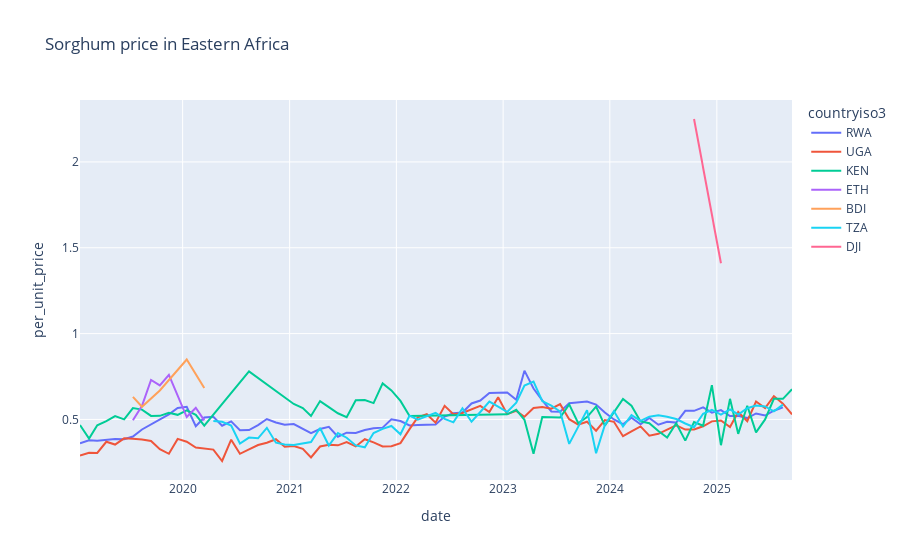

Notebook code for this chart:
### Code cell
#1. OVerall inflation?
import matplotlib.pyplot as plt
import seaborn as sns
import plotly
import plotly.express as px
# Calculate overall inflation for each country
df.groupby(['countryiso3','market_id','commodity'])['date'].count()

# Create a copy to avoid SettingWithCopyWarning
sorgum_price = df[df['commodity']=='Sorghum'].copy()

# Extract numeric part from unit (e.g., "90 KG" -> 90, "KG" -> 1)
sorgum_price['unit_denomination'] = sorgum_price['unit'].str.extract(r'(\d+)')[0]
sorgum_price['unit_denomination'] = pd.to_numeric(sorgum_price['unit_denomination'], errors='coerce').fillna(1).astype(int)

# Calculate per unit price
sorgum_price['per_unit_price'] = sorgum_price['usdprice'] / sorgum_price['unit_denomination']


plotly.express.line(sorgum_price.groupby(['countryiso3','date'])['per_unit_price'].mean().reset_index().sort_values(by='date'), x='date', y='per_unit_price', color='countryiso3', title='Sorghum price in Eastern Africa')
# overall_inflation = df.groupby(['countryiso3', 'date'])['usdprice'].mean().reset_index()
# # sns.lineplot(data=overall_inflation, x='date', y='usdprice', hue='countryiso3')
# # plt.show()

# plotly.express.line(overall_inflation, x='date', y='usdprice', color='countryiso3')

### Figure 1 — Plotly figure (JSON) as saved in the notebook; plotly's stock layout.template omitted (floating-point values rounded to 4 significant figures)
{"data": [{"hovertemplate": "countryiso3=RWA<br>date=%{x}<br>per_unit_price=%{y}<extra></extra>", "legendgroup": "RWA", "line": {"color": "#636efa", "dash": "solid"}, "marker": {"symbol": "circle"}, "mode": "lines", "name": "RWA", "orientation": "v", "showlegend": true, "type": "scatter", "x": ["2019-01-15", "2019-02-15", "2019-03-15", "2019-04-15", "2019-05-15", "2019-06-15", "2019-07-15", "2019-08-15", "2019-09-15", "2019-10-15", "2019-11-15", "2019-12-15", "2020-01-15", "2020-02-15", "2020-03-15", "2020-04-15", "2020-05-15", "2020-06-15", "2020-07-15", "2020-08-15", "2020-09-15", "2020-10-15", "2020-11-15", "2020-12-15", "2021-01-15", "2021-03-15", "2021-04-15", "2021-05-15", "2021-06-15", "2021-07-15", "2021-08-15", "2021-09-15", "2021-10-15", "2021-11-15", "2021-12-15", "2022-01-15", "2022-02-15", "2022-03-15", "2022-05-15", "2022-06-15", "2022-07-15", "2022-08-15", "2022-09-15", "2022-10-15", "2022-11-15", "2023-01-15", "2023-02-15", "2023-03-15", "2023-04-15", "2023-05-15", "2023-06-15", "2023-07-15", "2023-08-15", "2023-10-15", "2023-11-15", "2023-12-15", "2024-01-15", "2024-02-15", "2024-03-15", "2024-04-15", "2024-05-15", "2024-06-15", "2024-07-15", "2024-08-15", "2024-09-15", "2024-10-15", "2024-11-15", "2024-12-15", "2025-01-15", "2025-02-15", "2025-03-15", "2025-04-15", "2025-05-15", "2025-06-15", "2025-07-15", "2025-08-15"], "xaxis": "x", "y": [0.3617, 0.3787, 0.3764, 0.383, 0.3862, 0.385, 0.4006, 0.4415, 0.47, 0.4986, 0.53, 0.5669, 0.5733, 0.4607, 0.5111, 0.5158, 0.4633, 0.489, 0.437, 0.4385, 0.467, 0.5025, 0.482, 0.469, 0.473, 0.4208, 0.4444, 0.4575, 0.3992, 0.4229, 0.4209, 0.4382, 0.4487, 0.4522, 0.5008, 0.4911, 0.465, 0.4679, 0.4709, 0.517, 0.5357, 0.54, 0.593, 0.61, 0.6538, 0.6567, 0.615, 0.7842, 0.68, 0.6107, 0.5469, 0.5445, 0.595, 0.6038, 0.5869, 0.54, 0.5, 0.4723, 0.51, 0.4715, 0.5092, 0.4693, 0.4864, 0.4815, 0.55, 0.55, 0.57, 0.5392, 0.5544, 0.52, 0.5217, 0.508, 0.535, 0.5227, 0.5509, 0.57], "yaxis": "y"}, {"hovertemplate": "countryiso3=UGA<br>date=%{x}<br>per_unit_price=%{y}<extra></extra>", "legendgroup": "UGA", "line": {"color": "#EF553B", "dash": "solid"}, "marker": {"symbol": "circle"}, "mode": "lines", "name": "UGA", "orientation": "v", "showlegend": true, "type": "scatter", "x": ["2019-01-15", "2019-02-15", "2019-03-15", "2019-04-15", "2019-05-15", "2019-06-15", "2019-07-15", "2019-08-15", "2019-09-15", "2019-10-15", "2019-11-15", "2019-12-15", "2020-01-15", "2020-02-15", "2020-04-15", "2020-05-15", "2020-06-15", "2020-07-15", "2020-08-15", "2020-09-15", "2020-10-15", "2020-11-15", "2020-12-15", "2021-01-15", "2021-02-15", "2021-03-15", "2021-04-15", "2021-05-15", "2021-06-15", "2021-07-15", "2021-08-15", "2021-09-15", "2021-10-15", "2021-11-15", "2021-12-15", "2022-01-15", "2022-02-15", "2022-03-15", "2022-04-15", "2022-05-15", "2022-06-15", "2022-07-15", "2022-08-15", "2022-09-15", "2022-10-15", "2022-11-15", "2022-12-15", "2023-01-15", "2023-02-15", "2023-03-15", "2023-04-15", "2023-05-15", "2023-06-15", "2023-07-15", "2023-08-15", "2023-09-15", "2023-10-15", "2023-11-15", "2023-12-15", "2024-01-15", "2024-02-15", "2024-03-15", "2024-04-15", "2024-05-15", "2024-06-15", "2024-07-15", "2024-08-15", "2024-09-15", "2024-10-15", "2024-11-15", "2024-12-15", "2025-01-15", "2025-02-15", "2025-03-15", "2025-04-15", "2025-05-15", "2025-06-15", "2025-07-15", "2025-08-15", "2025-09-15"], "xaxis": "x", "y": [0.29, 0.3063, 0.305, 0.37, 0.3538, 0.39, 0.3875, 0.3837, 0.375, 0.327, 0.3, 0.3867, 0.37, 0.3367, 0.3244, 0.258, 0.382, 0.3, 0.3257, 0.3513, 0.3643, 0.385, 0.3409, 0.3453, 0.3286, 0.2791, 0.3425, 0.3524, 0.3492, 0.3686, 0.3429, 0.385, 0.3662, 0.3423, 0.3444, 0.3621, 0.4438, 0.5118, 0.5305, 0.4809, 0.5792, 0.5305, 0.5379, 0.5588, 0.5787, 0.5432, 0.6288, 0.5311, 0.5496, 0.5155, 0.5665, 0.5723, 0.5624, 0.5892, 0.5017, 0.47, 0.4869, 0.4345, 0.4967, 0.4862, 0.4027, 0.4304, 0.4595, 0.4056, 0.4162, 0.4404, 0.4654, 0.4409, 0.4417, 0.4604, 0.4889, 0.4944, 0.4561, 0.5432, 0.4896, 0.6046, 0.5662, 0.636, 0.5921, 0.5294], "yaxis": "y"}, {"hovertemplate": "countryiso3=KEN<br>date=%{x}<br>per_unit_price=%{y}<extra></extra>", "legendgroup": "KEN", "line": {"color": "#00cc96", "dash": "solid"}, "marker": {"symbol": "circle"}, "mode": "lines", "name": "KEN", "orientation": "v", "showlegend": true, "type": "scatter", "x": ["2019-01-15", "2019-02-15", "2019-03-15", "2019-04-15", "2019-05-15", "2019-06-15", "2019-07-15", "2019-08-15", "2019-09-15", "2019-10-15", "2019-11-15", "2019-12-15", "2020-01-15", "2020-02-15", "2020-03-15", "2020-08-15", "2021-01-15", "2021-02-15", "2021-03-15", "2021-04-15", "2021-05-15", "2021-06-15", "2021-07-15", "2021-08-15", "2021-09-15", "2021-10-15", "2021-11-15", "2021-12-15", "2022-01-15", "2022-02-15", "2023-01-15", "2023-02-15", "2023-03-15", "2023-04-15", "2023-05-15", "2023-06-15", "2023-07-15", "2023-08-15", "2023-09-15", "2023-10-15", "2023-11-15", "2023-12-15", "2024-01-15", "2024-02-15", "2024-03-15", "2024-04-15", "2024-05-15", "2024-06-15", "2024-07-15", "2024-08-15", "2024-09-15", "2024-10-15", "2024-11-15", "2024-12-15", "2025-01-15", "2025-02-15", "2025-03-15", "2025-04-15", "2025-05-15", "2025-06-15", "2025-07-15", "2025-08-15", "2025-09-15"], "xaxis": "x", "y": [0.4673, 0.3888, 0.4664, 0.4898, 0.5197, 0.5002, 0.5664, 0.5574, 0.5205, 0.521, 0.5386, 0.5269, 0.5534, 0.5271, 0.4642, 0.78, 0.59, 0.5662, 0.5206, 0.6071, 0.5715, 0.536, 0.5133, 0.6118, 0.6129, 0.5953, 0.71, 0.6691, 0.608, 0.52, 0.53, 0.5563, 0.498, 0.3, 0.5143, 0.5117, 0.5114, 0.5875, 0.478, 0.514, 0.575, 0.464, 0.5433, 0.62, 0.58, 0.4886, 0.4783, 0.4325, 0.395, 0.4775, 0.3767, 0.485, 0.4633, 0.7, 0.35, 0.62, 0.416, 0.58, 0.425, 0.5, 0.62, 0.62, 0.676], "yaxis": "y"}, {"hovertemplate": "countryiso3=ETH<br>date=%{x}<br>per_unit_price=%{y}<extra></extra>", "legendgroup": "ETH", "line": {"color": "#ab63fa", "dash": "solid"}, "marker": {"symbol": "circle"}, "mode": "lines", "name": "ETH", "orientation": "v", "showlegend": true, "type": "scatter", "x": ["2019-07-15", "2019-08-15", "2019-09-15", "2019-10-15", "2019-11-15", "2019-12-15", "2020-01-15", "2020-02-15", "2020-03-15"], "xaxis": "x", "y": [0.4953, 0.5795, 0.73, 0.6986, 0.76, 0.6427, 0.5141, 0.5682, 0.4947], "yaxis": "y"}, {"hovertemplate": "countryiso3=BDI<br>date=%{x}<br>per_unit_price=%{y}<extra></extra>", "legendgroup": "BDI", "line": {"color": "#FFA15A", "dash": "solid"}, "marker": {"symbol": "circle"}, "mode": "lines", "name": "BDI", "orientation": "v", "showlegend": true, "type": "scatter", "x": ["2019-07-15", "2019-08-15", "2019-10-15", "2020-01-15", "2020-03-15"], "xaxis": "x", "y": [0.6319, 0.5741, 0.669, 0.849, 0.6827], "yaxis": "y"}, {"hovertemplate": "countryiso3=TZA<br>date=%{x}<br>per_unit_price=%{y}<extra></extra>", "legendgroup": "TZA", "line": {"color": "#19d3f3", "dash": "solid"}, "marker": {"symbol": "circle"}, "mode": "lines", "name": "TZA", "orientation": "v", "showlegend": true, "type": "scatter", "x": ["2020-04-15", "2020-05-15", "2020-06-15", "2020-07-15", "2020-08-15", "2020-09-15", "2020-10-15", "2020-11-15", "2020-12-15", "2021-01-15", "2021-03-15", "2021-04-15", "2021-05-15", "2021-06-15", "2021-07-15", "2021-08-15", "2021-09-15", "2021-10-15", "2021-11-15", "2021-12-15", "2022-01-15", "2022-02-15", "2022-03-15", "2022-04-15", "2022-05-15", "2022-06-15", "2022-07-15", "2022-08-15", "2022-09-15", "2022-10-15", "2022-11-15", "2022-12-15", "2023-01-15", "2023-02-15", "2023-03-15", "2023-04-15", "2023-05-15", "2023-06-15", "2023-07-15", "2023-08-15", "2023-10-15", "2023-11-15", "2023-12-15", "2024-01-15", "2024-02-15", "2024-03-15", "2024-04-15", "2024-05-15", "2024-06-15", "2024-07-15", "2024-08-15", "2024-09-15", "2024-10-15", "2024-11-15", "2024-12-15", "2025-01-15", "2025-02-15", "2025-03-15", "2025-04-15", "2025-05-15", "2025-06-15", "2025-07-15", "2025-08-15"], "xaxis": "x", "y": [0.4914, 0.4866, 0.4643, 0.3597, 0.3943, 0.3903, 0.4511, 0.3644, 0.3542, 0.3508, 0.3685, 0.4501, 0.3482, 0.4204, 0.3936, 0.3489, 0.3376, 0.4209, 0.445, 0.462, 0.4139, 0.5225, 0.4985, 0.5173, 0.5381, 0.5031, 0.4829, 0.5648, 0.4869, 0.5434, 0.6043, 0.5746, 0.5434, 0.5973, 0.697, 0.7205, 0.6071, 0.581, 0.5463, 0.3576, 0.5545, 0.3036, 0.468, 0.5489, 0.4589, 0.5249, 0.4917, 0.5162, 0.5245, 0.5161, 0.5025, 0.4765, 0.455, 0.5328, 0.5562, 0.5287, 0.5582, 0.5291, 0.5657, 0.5808, 0.5761, 0.5476, 0.5865], "yaxis": "y"}, {"hovertemplate": "countryiso3=DJI<br>date=%{x}<br>per_unit_price=%{y}<extra></extra>", "legendgroup": "DJI", "line": {"color": "#FF6692", "dash": "solid"}, "marker": {"symbol": "circle"}, "mode": "lines", "name": "DJI", "orientation": "v", "showlegend": true, "type": "scatter", "x": ["2024-10-15", "2025-01-15"], "xaxis": "x", "y": [2.25, 1.41], "yaxis": "y"}], "layout": {"legend": {"title": {"text": "countryiso3"}, "tracegroupgap": 0}, "title": {"text": "Sorghum price in Eastern Africa"}, "xaxis": {"anchor": "y", "domain": [0, 1], "title": {"text": "date"}}, "yaxis": {"anchor": "x", "domain": [0, 1], "title": {"text": "per_unit_price"}}}}
